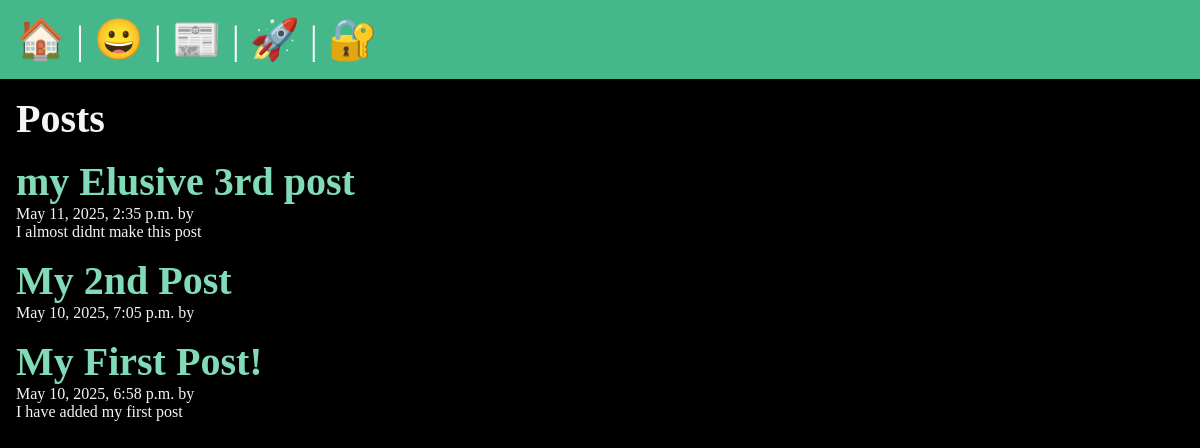
/posts/, run on an earlier commit of the app's database.
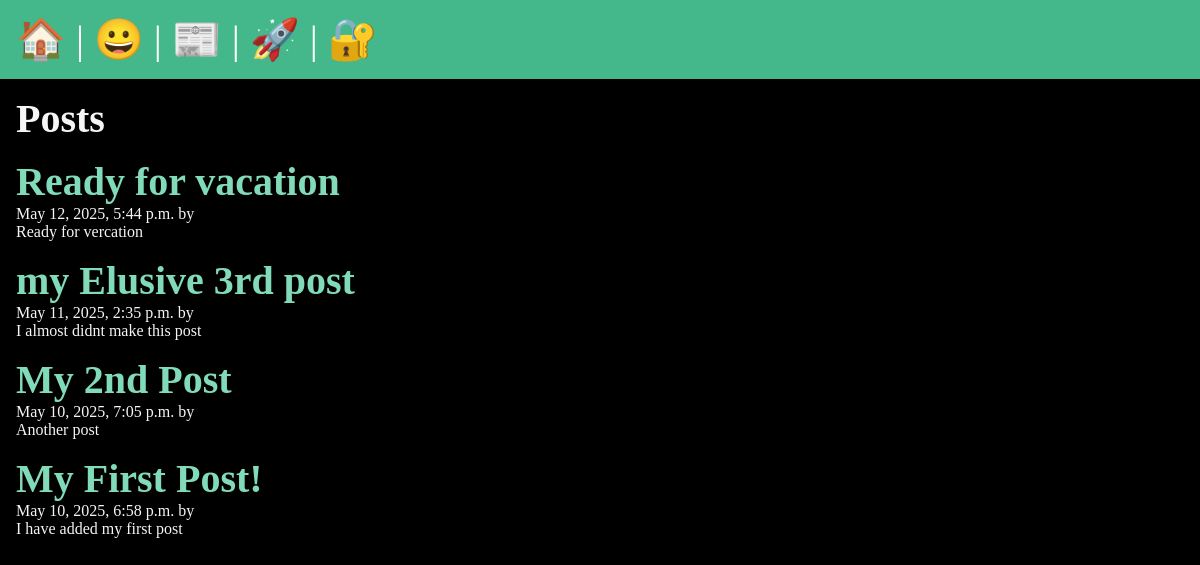
And on a later commit of the database.
### posts/models.py (models this page shows, shortened)
class Post(models.Model):
    title = models.CharField(max_length=75)
    body = models.TextField()
    slug = models.SlugField()
    date = models.DateTimeField(auto_now_add=True)
    banner = models.ImageField(default='fallback.png', blank=True)
    author = models.ForeignKey(User, on_delete=models.CASCADE, default=None)

### posts/views.py (the view)
# urls.py: path('', views.posts_list, name="list"),
def posts_list(request):
    posts = Post.objects.all().order_by('-date')
    return render(request, 'posts/posts_list.html', {'posts': posts})

### posts/templates/posts/posts_list.html (shortened to what this page needs)
{% extends 'layout.html' %}
{% block content %}
<section>
    <h1>Posts</h1>
    {% for post in posts %}
        <article class="post">
            <h2>
                <a href="{% url 'posts:page' slug=post.slug %}">
                    {{ post.title }}
                </a>
            </h2>
            <p>{{ post.date }} by {{post.author}}</p>
            <p>{{ post.body }}</p>
        </article>
    {% endfor %}
</section>
{% endblock %}

### templates/layout.html (shortened to what this page needs)
<!DOCTYPE html>
{% load static %}
<html lang="en">
<head>
  <link rel="stylesheet" href="{% static 'css/style.css' %}">
</head>
<body>
  <nav>
    <a href="/">
      <span role="img" aria-label="Home" title="Home">🏠</span>
    </a> |
    <a href="/about">
      <span role="img" aria-label="About">😀</span>
    </a> |
    <a href="{% url 'posts:list' %}">
      <span role="img" aria-label="Posts">📰</span>
    </a> |
    {% if user.is_authenticated %}
          <a href="{% url 'posts:new-post' %}">
            <span role="img" aria-label="New Post" title="New Post">🆕</span>
          </a> |
          <form class="logout" action="{% url 'users:logout' %}"
          method="post">
              {% csrf_token %}
              <button class="logout-button" aria-label="User Logout"
              title="User Logout">👋</button>
          </form>
    {% else%}
          <a href="{% url 'users:register' %}">
      <span role="img" aria-label="User Registration"
      title="User Registration">🚀</span>
    </a> |
    <a href="{% url 'users:login' %}">
      <span role="img" aria-label="User login" title="User Login">🔐</span>
    </a>
    {% endif %}
  </nav>
  <main>
    {% block content %}
    {% endblock %}
  </main>
</body>
</html>

### static/css/style.css (style rules this page uses)
* { margin: 0; padding: 0; box-sizing: border-box; }
body { min-height: 100vh; background-color: black; color: whitesmoke; font-size: 3rem; }
nav { padding: 1rem; background-color: #44B78B; color: white; font-size: 2.5rem; }
main { padding: 1rem; }
section { display: flex; flex-flow: column; gap: 1rem; }
h1, h2 { font-size: 2.5rem; }
p { font-size: 1rem; }
a { text-decoration: none; color: #81dbb8; }

What changed in the data, as far as the page shows it:
added Post: title "Ready for vacation", date "May 12, 2025, 5:44 p.m.", body "Ready for vercation"
changed Post "My 2nd Post": body (not shown) → "Another post"
